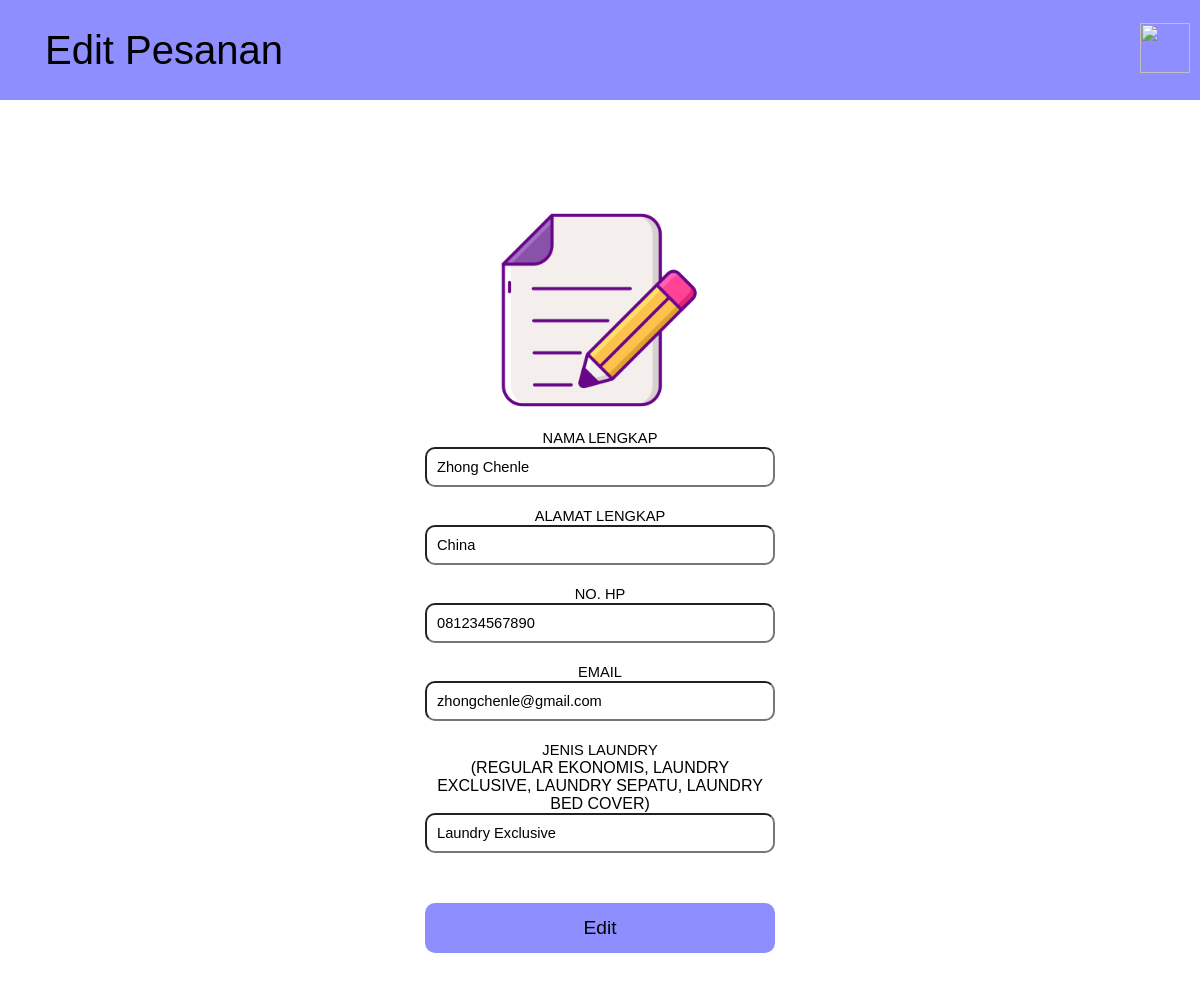
/edit.php?id=5, run on the app's committed database.
### tables this page shows
CREATE TABLE `laundry` (
  `id` int(11) NOT NULL,
  `nama` varchar(100) NOT NULL,
  `alamat` text NOT NULL,
  `telpon` varchar(25) NOT NULL,
  `email` varchar(100) NOT NULL,
  `jenis` varchar(100) NOT NULL
);

### edit.php (the view, shortened to what this page needs)
<?php
require "koneksi.php";
if(isset($_GET['id'])){
    $query = mysqli_query($db, "SELECT * FROM laundry WHERE id = $_GET[id]");
    $result = mysqli_fetch_assoc($query);
    $nama = $result['nama'];
    $alamat = $result['alamat'];
    $telpon = $result['telpon'];
    $email = $result['email'];
    $jenis = $result['jenis'];
}
?>
<!DOCTYPE html>
<html lang="en">
<head>
    <link rel="stylesheet" href="styleData.css">
    <link rel="stylesheet" href="stylesheet.css">
</head>
<body>
    <div class="header">
        <div class="nama-header">Edit Pesanan</div>
        <div class="list-header">
            <ul>
                <li><button id="switch"><img src="images/night-mode.png" width="50px" height="50px"></button></li>
            </ul>
        </div>
    </div>
    <div class="pesananBox">
        <div class="pesanan">
            <center>
                <div class="coba-pesan"><center><img src="images/edit-info.png" width="200px" height="200px"></center></div>
                <form action="" method="post">
                <label for="">Nama Lengkap</label><br>
                <input type="text" name="nama" class="pesan-item" value='<?=$nama?>'><br>
                <label for="">Alamat Lengkap</label><br>
                <input type="text" name="alamat" class="pesan-item" value='<?=$alamat?>'><br>
                <label for="">No. HP</label><br>
                <input type="text" name="telpon" class="pesan-item" value='<?=$telpon?>'><br>
                <label for="">Email</label><br>
                <input type="email" name="email" class="pesan-item" value='<?=$email?>'><br>
                <label for="">Jenis Laundry</label><br>
                <p>(Regular Ekonomis, Laundry Exclusive, Laundry Sepatu, Laundry Bed Cover)</p>
                <input type="text" name="jenis" class="pesan-item" value='<?=$jenis?>'><br>
                <input type="submit" name="submit" value="Edit" class="button-edit">
                </form>
            </center>
        </div>
    </div>
</body>
</html>

### styleData.css (style rules this page uses)
* { margin: 0; padding: 0; font-family: 'Lucida Sans', 'Lucida Sans Regular', 'Lucida Grande', 'Lucida Sans Unicode', Geneva, Verdana, sans-serif; }
.pesananBox { width: 350px; margin: 80px auto; padding: 30px 20px; }
.pesanan { text-align: center; text-transform: uppercase; }
.coba-pesan { padding-bottom: 15px; }
label { font-size: 11pt; }
.pesan-item { box-sizing : border-box; width: 100%; padding: 10px; font-size: 11pt; margin-bottom: 20px; border-radius: 10px; }
.button-edit { width: 100%; height: 50px; margin-top: 30px; font-size: larger; border-style: none; border-radius: 10px; background-color: rgb(142, 142, 255); color: black; }

### stylesheet.css (style rules this page uses)
* { margin: 0; padding: 0; }
.header { background-color: rgb(142, 142, 255); color: black; height: 100px; display: flex; justify-content:space-between ; align-items: center; }
.nama-header { float: left; font-size: 40px; padding: 25px 45px; }
.list-header ul { display: flex; align-items: center; justify-content: flex-end; }
.list-header ul li { padding: 0 10px; }
body { font-family: 'Lucida Sans', 'Lucida Sans Regular', 'Lucida Grande', 'Lucida Sans Unicode', Geneva, Verdana, sans-serif; }
li { list-style: none; float :left; font-size: 20px; }
#switch { background-color: rgb(142, 142, 255); border: none; }
label { font-size: 11pt; }

### data on the page
laundry: nama "Zhong Chenle", alamat "China", telpon "081234567890", email "zhongchenle@gmail.com", jenis "Laundry Exclusive"
